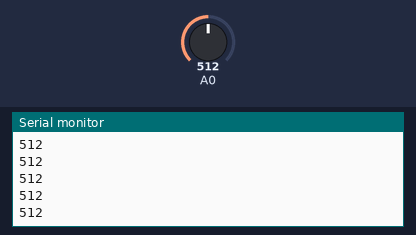
This sketch was run on a simulated Arduino Uno, built with avr-gcc and run on an emulated ATmega328P. Parts: the last lines printed to the serial monitor. Inputs (shaded band) come from the test bench; at power-on: A0 = 512.

Above: at 1.2 s.
1.3 s: A0 set to 716
At 1.8 s:
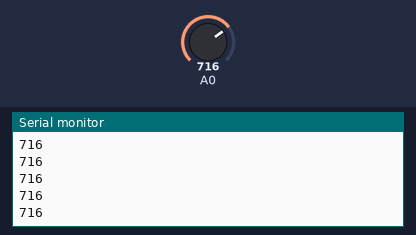
2.8 s: A0 set to 511
At 3.6 s:
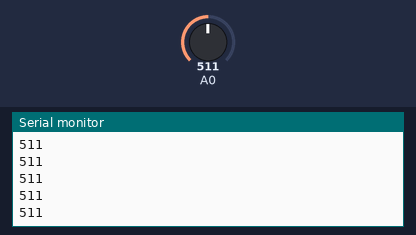
Timing chart, 0 to 5.8 s (numbered marks = the images above; inputs shaded):
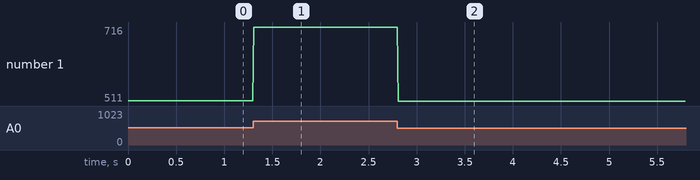

The sketch:

TU.ino
```cpp
int val;
//最小值370
//最大值785
double shidu = (785-val)/3.15;

void setup() {
  Serial.begin(9600);
}

void loop() {

  val = analogRead(0);
  if( val < 785 && val > 370){
    //Serial.print("湿度：");
    //Serial.print(shidu);
    //Serial.println('%');
    Serial.println(val);//调试时使用
    delay(10);
    //Serial.println();
  }

}
```

Measured:
- after the input at 1.3 s, the serial monitor: prints a new line at once (image 1)
- after the input at 2.8 s, the serial monitor: prints a new line at once (image 2)
- plotted number 1: 512 → 716 after the input at 1.3 s, 716 → 511 after the input at 2.8 s
